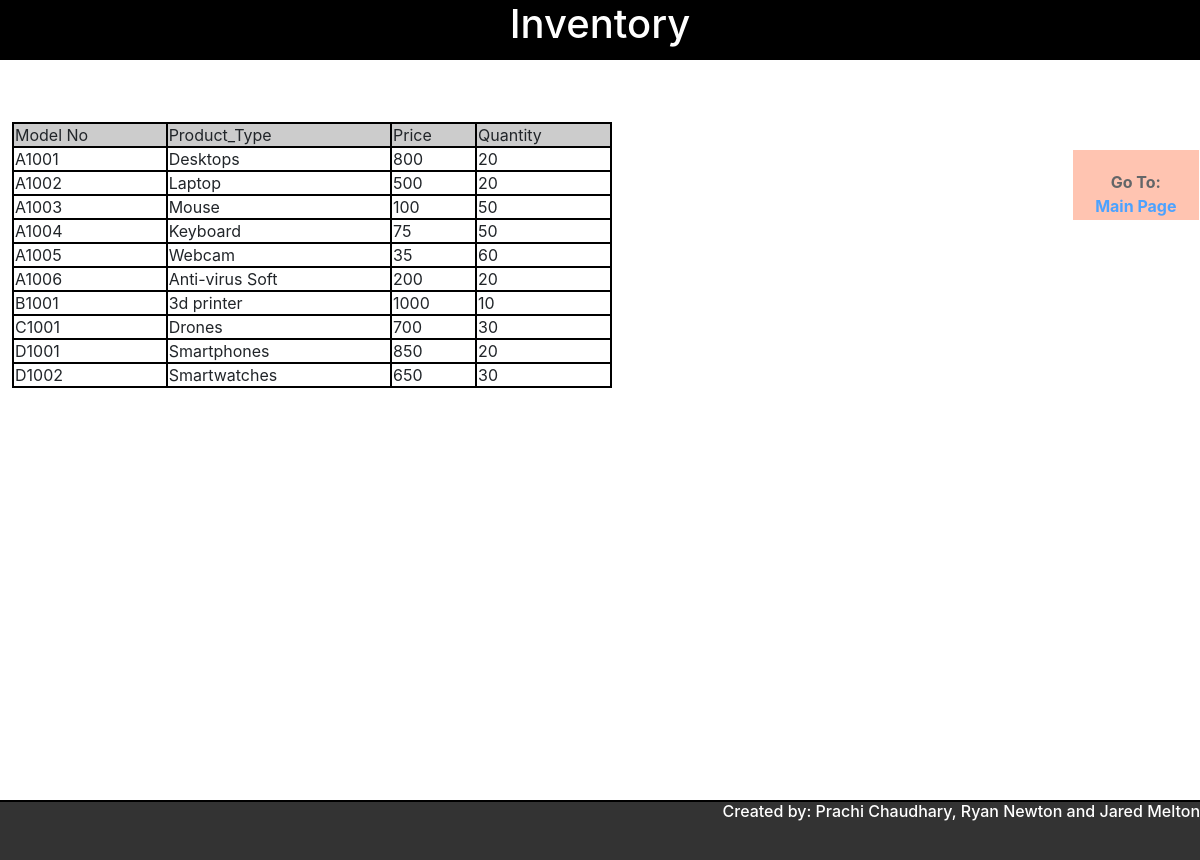
Screenshot of /Inventory_table/index.php with the database file from the repository.
### tables this page shows
CREATE TABLE `Inventory` (
  `Model_No` varchar(5) NOT NULL,
  `Product_Type` varchar(15) DEFAULT NULL,
  `Price` int(11) DEFAULT NULL,
  `Quantity` int(11) DEFAULT NULL,
  PRIMARY KEY (`Model_No`)
);

### Inventory_table/index.php (the view, shortened to what this page needs)
<html>
<head>
  <link rel='stylesheet' href='https://cdnjs.cloudflare.com/ajax/libs/twitter-bootstrap/4.1.3/css/bootstrap.min.css'>
      <link rel="stylesheet" href="inventory.css">
</head>
<body>
	<div id="header">
		<h1>Inventory</h1>
	</div>
	<div id="content">
		<div id="floating_div">
			  Go To:
			  <p id="design"><a href="../index.php">Main Page</a> </p>
			</div>
	<table width='50%' border=0>
	<tr bgcolor='#CCCCCC'>
		<td>Model No</td>
		<td>Product_Type</td>
		<td>Price</td>
		<td>Quantity</td>
	</tr>
	<?php
	include_once("../config.php");
	$result = mysqli_query($mysqli, "SELECT * FROM Inventory");
	while($res = mysqli_fetch_array($result)) {
		echo "<tr>";
		echo "<td>".$res['Model_No']."</td>";
		echo "<td>".$res['Product_Type']."</td>";
		echo "<td>".$res['Price']."</td>";
		echo "<td>".$res['Quantity']."</td>";
	}
	?>
	</table>
	</div>
	<div id="footer">
		<h6>Created by: Prachi Chaudhary, Ryan Newton and Jared Melton </h6>
	</div>
</body>
</html>

### Inventory_table/inventory.css (style rules this page uses)
body { width: 100%; margin: 0 auto; background-image: url(https://images.unsplash.com/photo-1529236183275-4fdcf2bc987e?ixlib=rb-1.2.1&q=85&fm=jpg&crop=entropy&cs=srgb&ixid=eyJhcHBfaWQiOjE0NTg5fQ); height:auto; }
#header { border-bottom:2px solid black; background-color:#000; color:white; height:60px; position:fixed; width:100%; }
h1 { text-align: center; }
#content { padding-top:110px; height: 800px; }
#floating_div { position:fixed; right:0.1%; background-color:#FFAB91; height:70px; width:126px; font-weight:bold; opacity:0.7; top:150px; text-align: center; padding-top: 20px; }
table { border:2px black solid; margin:1%; }
tr { border-bottom: 2px black solid; border-right:2px black solid; }
td { border:2px black solid; }
#footer { height:60px; border-top: 2px solid black; text-align: right; color:white; background-color:#333; }

### rows the page displays
inventory: Model_No "A1001", Product_Type "Desktops", Price "800", Quantity "20"
inventory: Model_No "A1002", Product_Type "Laptop", Price "500", Quantity "20"
inventory: Model_No "A1003", Product_Type "Mouse", Price "100", Quantity "50"
inventory: Model_No "A1004", Product_Type "Keyboard", Price "75", Quantity "50"
inventory: Model_No "A1005", Product_Type "Webcam", Price "35", Quantity "60"
inventory: Model_No "A1006", Product_Type "Anti-virus Soft", Price "200", Quantity "20"
inventory: Model_No "B1001", Product_Type "3d printer", Price "1000", Quantity "10"
inventory: Model_No "C1001", Product_Type "Drones", Price "700", Quantity "30"
inventory: Model_No "D1001", Product_Type "Smartphones", Price "850", Quantity "20"
inventory: Model_No "D1002", Product_Type "Smartwatches", Price "650", Quantity "30"
